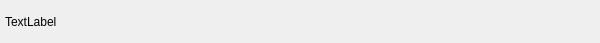
<?xml version="1.0" encoding="UTF-8"?>
<ui version="4.0">
 <class>FriendLabelClass</class>
 <widget class="QWidget" name="FriendLabelClass">
  <property name="geometry">
   <rect>
    <x>0</x>
    <y>0</y>
    <width>600</width>
    <height>43</height>
   </rect>
  </property>
  <property name="minimumSize">
   <size>
    <width>0</width>
    <height>43</height>
   </size>
  </property>
  <property name="maximumSize">
   <size>
    <width>16777215</width>
    <height>43</height>
   </size>
  </property>
  <property name="windowTitle">
   <string>FriendLabel</string>
  </property>
  <layout class="QHBoxLayout" name="horizontalLayout">
   <property name="spacing">
    <number>5</number>
   </property>
   <property name="leftMargin">
    <number>5</number>
   </property>
   <property name="topMargin">
    <number>5</number>
   </property>
   <property name="rightMargin">
    <number>5</number>
   </property>
   <property name="bottomMargin">
    <number>5</number>
   </property>
   <item>
    <widget class="QLabel" name="tip_label">
     <property name="text">
      <string>TextLabel</string>
     </property>
    </widget>
   </item>
   <item>
    <widget class="QWidget" name="close_widget" native="true">
     <property name="minimumSize">
      <size>
       <width>25</width>
       <height>25</height>
      </size>
     </property>
     <property name="maximumSize">
      <size>
       <width>25</width>
       <height>25</height>
      </size>
     </property>
     <layout class="QHBoxLayout" name="horizontalLayout_2">
      <property name="spacing">
       <number>0</number>
      </property>
      <property name="leftMargin">
       <number>0</number>
      </property>
      <property name="topMargin">
       <number>0</number>
      </property>
      <property name="rightMargin">
       <number>0</number>
      </property>
      <property name="bottomMargin">
       <number>0</number>
      </property>
      <item>
       <widget class="ClickedLabel" name="close_label">
        <property name="minimumSize">
         <size>
          <width>20</width>
          <height>20</height>
         </size>
        </property>
        <property name="maximumSize">
         <size>
          <width>20</width>
          <height>20</height>
         </size>
        </property>
        <property name="text">
         <string/>
        </property>
        <property name="pixmap">
         <pixmap resource="rc.qrc">:/assets/images/close_hover.png</pixmap>
        </property>
        <property name="alignment">
         <set>Qt::AlignmentFlag::AlignCenter</set>
        </property>
       </widget>
      </item>
     </layout>
    </widget>
   </item>
  </layout>
 </widget>
 <layoutdefault spacing="6" margin="11"/>
 <customwidgets>
  <customwidget>
   <class>ClickedLabel</class>
   <extends>QLabel</extends>
   <header location="global">clicked_label.h</header>
  </customwidget>
 </customwidgets>
 <resources>
  <include location="rc.qrc"/>
 </resources>
 <connections/>
</ui>
